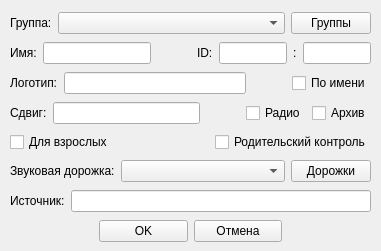
<?xml version="1.0" encoding="UTF-8"?>
<ui version="4.0">
 <class>Form</class>
 <widget class="QWidget" name="Form">
  <property name="geometry">
   <rect>
    <x>0</x>
    <y>0</y>
    <width>381</width>
    <height>251</height>
   </rect>
  </property>
  <property name="windowTitle">
   <string>Form</string>
  </property>
  <widget class="QWidget" name="verticalLayoutWidget">
   <property name="geometry">
    <rect>
     <x>10</x>
     <y>10</y>
     <width>361</width>
     <height>240</height>
    </rect>
   </property>
   <layout class="QVBoxLayout" name="verticalLayout">
    <item>
     <layout class="QGridLayout" name="gridLayout" columnstretch="0,1,0">
      <item row="0" column="1">
       <widget class="QComboBox" name="comboBox">
        <property name="maxVisibleItems">
         <number>5</number>
        </property>
       </widget>
      </item>
      <item row="0" column="0">
       <widget class="QLabel" name="label">
        <property name="text">
         <string>Группа:</string>
        </property>
        <property name="buddy">
         <cstring>comboBox</cstring>
        </property>
       </widget>
      </item>
      <item row="0" column="2">
       <widget class="QPushButton" name="pushButton">
        <property name="text">
         <string>Группы</string>
        </property>
       </widget>
      </item>
     </layout>
    </item>
    <item>
     <layout class="QHBoxLayout" name="horizontalLayout" stretch="0,0,0,0,1,0,1">
      <item>
       <widget class="QLabel" name="label_2">
        <property name="text">
         <string>Имя:</string>
        </property>
        <property name="buddy">
         <cstring>lineEdit</cstring>
        </property>
       </widget>
      </item>
      <item>
       <widget class="QLineEdit" name="lineEdit"/>
      </item>
      <item>
       <spacer name="horizontalSpacer">
        <property name="orientation">
         <enum>Qt::Horizontal</enum>
        </property>
        <property name="sizeHint" stdset="0">
         <size>
          <width>40</width>
          <height>20</height>
         </size>
        </property>
       </spacer>
      </item>
      <item>
       <widget class="QLabel" name="label_3">
        <property name="text">
         <string>ID:</string>
        </property>
        <property name="buddy">
         <cstring>lineEdit_2</cstring>
        </property>
       </widget>
      </item>
      <item>
       <widget class="QLineEdit" name="lineEdit_2"/>
      </item>
      <item>
       <widget class="QLabel" name="label_4">
        <property name="text">
         <string>:</string>
        </property>
        <property name="buddy">
         <cstring>lineEdit_3</cstring>
        </property>
       </widget>
      </item>
      <item>
       <widget class="QLineEdit" name="lineEdit_3"/>
      </item>
     </layout>
    </item>
    <item>
     <layout class="QHBoxLayout" name="horizontalLayout_2" stretch="0,1,0,0">
      <item>
       <widget class="QLabel" name="label_5">
        <property name="text">
         <string>Логотип:</string>
        </property>
        <property name="buddy">
         <cstring>lineEdit_4</cstring>
        </property>
       </widget>
      </item>
      <item>
       <widget class="QLineEdit" name="lineEdit_4"/>
      </item>
      <item>
       <spacer name="horizontalSpacer_2">
        <property name="orientation">
         <enum>Qt::Horizontal</enum>
        </property>
        <property name="sizeHint" stdset="0">
         <size>
          <width>40</width>
          <height>20</height>
         </size>
        </property>
       </spacer>
      </item>
      <item>
       <widget class="QCheckBox" name="checkBox">
        <property name="text">
         <string>По имени</string>
        </property>
       </widget>
      </item>
     </layout>
    </item>
    <item>
     <layout class="QHBoxLayout" name="horizontalLayout_3" stretch="0,1,0,0,0">
      <item>
       <widget class="QLabel" name="label_6">
        <property name="text">
         <string>Сдвиг:</string>
        </property>
       </widget>
      </item>
      <item>
       <widget class="QLineEdit" name="lineEdit_5"/>
      </item>
      <item>
       <spacer name="horizontalSpacer_3">
        <property name="orientation">
         <enum>Qt::Horizontal</enum>
        </property>
        <property name="sizeHint" stdset="0">
         <size>
          <width>40</width>
          <height>20</height>
         </size>
        </property>
       </spacer>
      </item>
      <item>
       <widget class="QCheckBox" name="checkBox_2">
        <property name="text">
         <string>Радио</string>
        </property>
       </widget>
      </item>
      <item>
       <widget class="QCheckBox" name="checkBox_3">
        <property name="text">
         <string>Архив</string>
        </property>
       </widget>
      </item>
     </layout>
    </item>
    <item>
     <layout class="QHBoxLayout" name="horizontalLayout_4">
      <item>
       <widget class="QCheckBox" name="checkBox_4">
        <property name="text">
         <string>Для взрослых</string>
        </property>
       </widget>
      </item>
      <item>
       <spacer name="horizontalSpacer_4">
        <property name="orientation">
         <enum>Qt::Horizontal</enum>
        </property>
        <property name="sizeHint" stdset="0">
         <size>
          <width>40</width>
          <height>20</height>
         </size>
        </property>
       </spacer>
      </item>
      <item>
       <widget class="QCheckBox" name="checkBox_5">
        <property name="text">
         <string>Родительский контроль</string>
        </property>
       </widget>
      </item>
     </layout>
    </item>
    <item>
     <layout class="QHBoxLayout" name="horizontalLayout_5" stretch="0,1,0">
      <item>
       <widget class="QLabel" name="label_7">
        <property name="text">
         <string>Звуковая дорожка:</string>
        </property>
       </widget>
      </item>
      <item>
       <widget class="QComboBox" name="comboBox_2"/>
      </item>
      <item>
       <widget class="QPushButton" name="pushButton_2">
        <property name="text">
         <string>Дорожки</string>
        </property>
       </widget>
      </item>
     </layout>
    </item>
    <item>
     <layout class="QHBoxLayout" name="horizontalLayout_6" stretch="0,1">
      <item>
       <widget class="QLabel" name="label_8">
        <property name="text">
         <string>Источник:</string>
        </property>
       </widget>
      </item>
      <item>
       <widget class="QLineEdit" name="lineEdit_6"/>
      </item>
     </layout>
    </item>
    <item>
     <layout class="QHBoxLayout" name="horizontalLayout_7" stretch="1,1,1,1">
      <item>
       <spacer name="horizontalSpacer_5">
        <property name="orientation">
         <enum>Qt::Horizontal</enum>
        </property>
        <property name="sizeHint" stdset="0">
         <size>
          <width>40</width>
          <height>20</height>
         </size>
        </property>
       </spacer>
      </item>
      <item>
       <widget class="QPushButton" name="pushButton_3">
        <property name="text">
         <string>OK</string>
        </property>
       </widget>
      </item>
      <item>
       <widget class="QPushButton" name="pushButton_4">
        <property name="text">
         <string>Отмена</string>
        </property>
       </widget>
      </item>
      <item>
       <spacer name="horizontalSpacer_6">
        <property name="orientation">
         <enum>Qt::Horizontal</enum>
        </property>
        <property name="sizeHint" stdset="0">
         <size>
          <width>40</width>
          <height>20</height>
         </size>
        </property>
       </spacer>
      </item>
     </layout>
    </item>
   </layout>
  </widget>
 </widget>
 <tabstops>
  <tabstop>comboBox</tabstop>
  <tabstop>pushButton</tabstop>
  <tabstop>lineEdit</tabstop>
  <tabstop>lineEdit_2</tabstop>
  <tabstop>lineEdit_3</tabstop>
  <tabstop>lineEdit_4</tabstop>
  <tabstop>checkBox</tabstop>
  <tabstop>lineEdit_5</tabstop>
  <tabstop>checkBox_2</tabstop>
  <tabstop>checkBox_3</tabstop>
  <tabstop>checkBox_4</tabstop>
  <tabstop>checkBox_5</tabstop>
  <tabstop>comboBox_2</tabstop>
  <tabstop>pushButton_2</tabstop>
  <tabstop>lineEdit_6</tabstop>
  <tabstop>pushButton_3</tabstop>
  <tabstop>pushButton_4</tabstop>
 </tabstops>
 <resources/>
 <connections/>
</ui>
